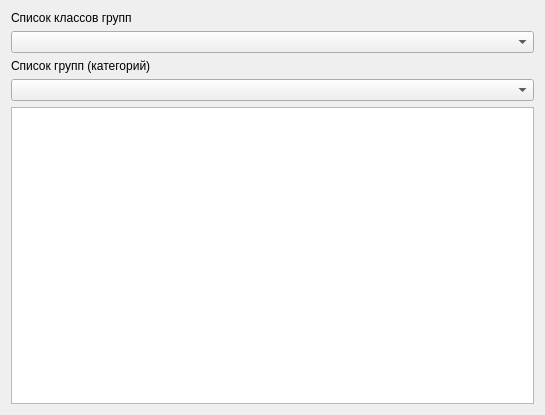
<?xml version="1.0" encoding="UTF-8"?>
<ui version="4.0">
 <class>Form</class>
 <widget class="QWidget" name="Form">
  <property name="geometry">
   <rect>
    <x>0</x>
    <y>0</y>
    <width>545</width>
    <height>415</height>
   </rect>
  </property>
  <property name="windowTitle">
   <string>Form</string>
  </property>
  <layout class="QVBoxLayout" name="verticalLayout">
   <item>
    <widget class="QLabel" name="label_2">
     <property name="text">
      <string>Список классов групп</string>
     </property>
    </widget>
   </item>
   <item>
    <widget class="QComboBox" name="comboBox_2">
     <property name="editable">
      <bool>false</bool>
     </property>
    </widget>
   </item>
   <item>
    <widget class="QLabel" name="label">
     <property name="text">
      <string>Список групп (категорий)</string>
     </property>
    </widget>
   </item>
   <item>
    <widget class="QComboBox" name="comboBox">
     <property name="sizePolicy">
      <sizepolicy hsizetype="Preferred" vsizetype="Fixed">
       <horstretch>0</horstretch>
       <verstretch>0</verstretch>
      </sizepolicy>
     </property>
     <property name="minimumSize">
      <size>
       <width>200</width>
       <height>0</height>
      </size>
     </property>
     <property name="baseSize">
      <size>
       <width>0</width>
       <height>0</height>
      </size>
     </property>
     <property name="editable">
      <bool>false</bool>
     </property>
    </widget>
   </item>
   <item>
    <widget class="QTableWidget" name="tableWidget"/>
   </item>
  </layout>
 </widget>
 <resources/>
 <connections/>
</ui>
